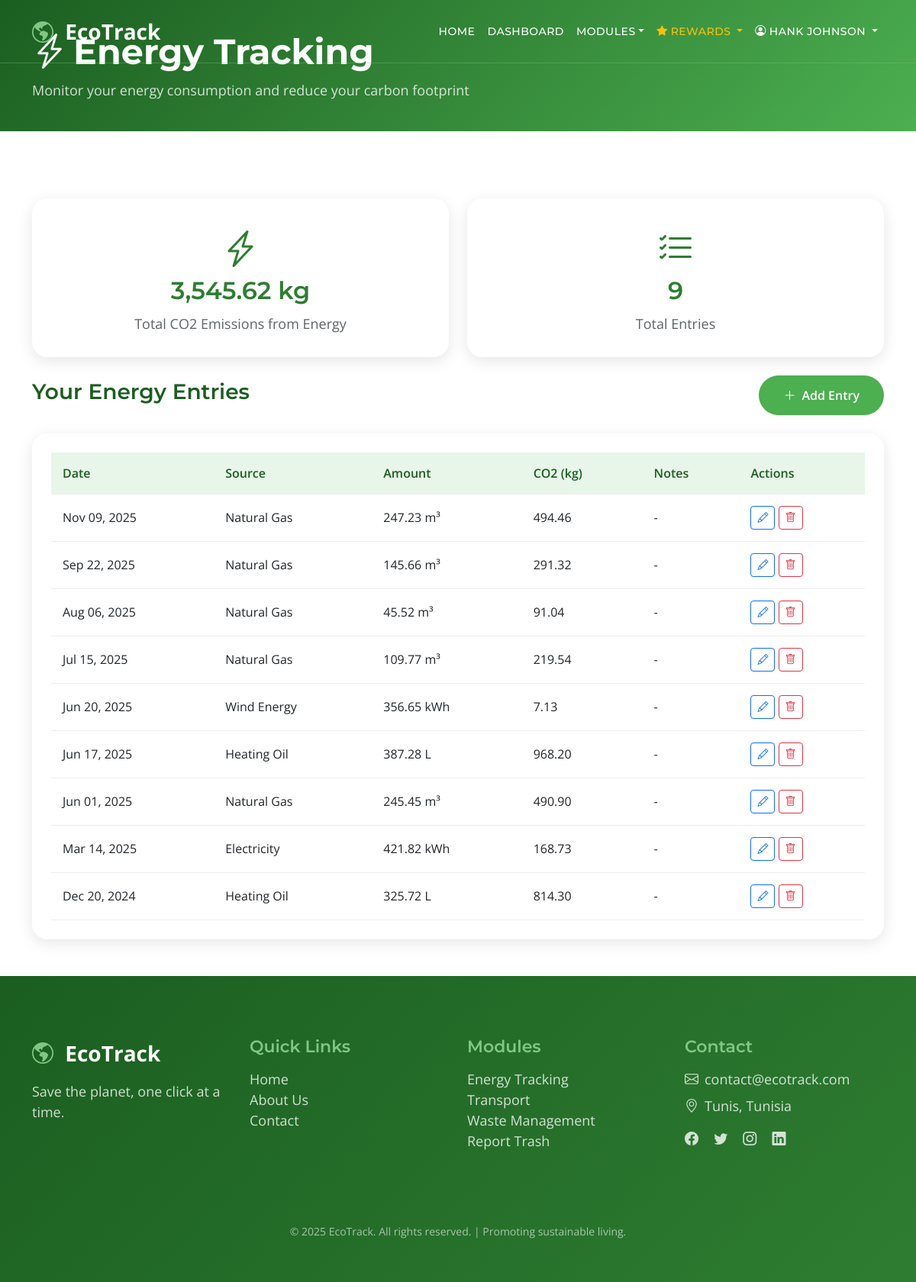
The page /modules/energy/index.php (signed in) on the database its author committed.
### tables this page shows
CREATE TABLE IF NOT EXISTS energy_consumption (
    id INT AUTO_INCREMENT PRIMARY KEY,
    user_id INT,
    source_id INT,
    amount DECIMAL(10,2) NOT NULL,
    date DATE NOT NULL,
    notes TEXT,
    created_at TIMESTAMP DEFAULT CURRENT_TIMESTAMP,
    FOREIGN KEY (user_id) REFERENCES users(id) ON DELETE CASCADE,
    FOREIGN KEY (source_id) REFERENCES energy_sources(id)
);

CREATE TABLE IF NOT EXISTS energy_sources (
    id INT AUTO_INCREMENT PRIMARY KEY,
    name VARCHAR(100) NOT NULL,
    emission_factor DECIMAL(10,4) NOT NULL,
    unit VARCHAR(50) NOT NULL
);

### includes/config.php (called while the page is built, shortened)
<?php
function formatDate($date) {
    return date('M d, Y', strtotime($date));
}
?>

### modules/energy/index.php (the view, shortened to what this page needs)
<?php
require_once '../../includes/config.php';
$userId = $_SESSION['user_id'];
$stmt = $pdo->prepare("SELECT ec.*, es.name as source_name, es.unit, es.emission_factor FROM energy_consumption ec JOIN energy_sources es ON ec.source_id = es.id WHERE ec.user_id = ? ORDER BY ec.date DESC");
$stmt->execute([$userId]);
$entries = $stmt->fetchAll();
$totalEmissions = 0;
foreach ($entries as $entry) {
    $totalEmissions += $entry['amount'] * $entry['emission_factor'];
}
include '../../includes/header.php';
?>
<div class="dashboard-header">
    <div class="container">
        <h2><i class="bi-lightning-charge me-2"></i>Energy Tracking</h2>
        <p>Monitor your energy consumption and reduce your carbon footprint</p>
    </div>
</div>
<section class="py-5">
    <div class="container">
        <div class="row mb-4">
            <div class="col-md-6">
                <div class="stats-card">
                    <i class="bi-lightning-charge"></i>
                    <h3><?php echo number_format($totalEmissions, 2); ?> kg</h3>
                    <p>Total CO2 Emissions from Energy</p>
                </div>
            </div>
            <div class="col-md-6">
                <div class="stats-card">
                    <i class="bi-list-check"></i>
                    <h3><?php echo count($entries); ?></h3>
                    <p>Total Entries</p>
                </div>
            </div>
        </div>
        <div class="d-flex justify-content-between align-items-center mb-4">
            <h4>Your Energy Entries</h4>
            <a href="add.php" class="custom-btn"><i class="bi-plus-lg me-2"></i>Add Entry</a>
        </div>
        <?php if (count($entries) > 0): ?>
        <div class="module-card">
            <div class="module-card-body">
                <div class="table-responsive">
                    <table class="data-table">
                        <thead>
                            <tr>
                                <th>Date</th>
                                <th>Source</th>
                                <th>Amount</th>
                                <th>CO2 (kg)</th>
                                <th>Notes</th>
                                <th>Actions</th>
                            </tr>
                        </thead>
                        <tbody>
                            <?php foreach ($entries as $entry): ?>
                            <tr>
                                <td><?php echo formatDate($entry['date']); ?></td>
                                <td><?php echo htmlspecialchars($entry['source_name']); ?></td>
                                <td><?php echo $entry['amount']; ?> <?php echo $entry['unit']; ?></td>
                                <td><?php echo number_format($entry['amount'] * $entry['emission_factor'], 2); ?></td>
                                <td><?php echo htmlspecialchars($entry['notes'] ?? '-'); ?></td>
                                <td>
                                    <a href="edit.php?id=<?php echo $entry['id']; ?>" class="btn btn-sm btn-outline-primary"><i class="bi-pencil"></i></a>
                                    <a href="index.php?delete=<?php echo $entry['id']; ?>" class="btn btn-sm btn-outline-danger delete-btn"><i class="bi-trash"></i></a>
                                </td>
                            </tr>
                            <?php endforeach; ?>
                        </tbody>
                    </table>
                </div>
            </div>
        </div>
        <?php endif; ?>
    </div>
</section>
<?php include '../../includes/footer.php'; ?>

### css/style.css (style rules this page uses)
:root { --white-color: #ffffff; --primary-color: #2e7d32; --secondary-color: #81c784; --section-bg-color: #e8f5e9; --custom-btn-bg-color: #4caf50; --custom-btn-bg-hover-color: #2e7d32; --dark-color: #1b5e20; --p-color: #5d6368; --border-color: #a5d6a7; --link-hover-color: #1b5e20; --success-color: #4caf50; --warning-color: #ff9800; --danger-color: #f44336; --info-color: #2196f3; --body-font-family: 'Open Sans', sans-serif; --title-font-family: 'Montserrat', sans-serif; --h1-font-size: 58px; --h2-font-size: 46px; --h3-font-size: 32px; --h4-font-size: 28px; --h5-font-size: 24px; --h6-font-size: 22px; --p-font-size: 18px; --menu-font-size: 14px; --btn-font-size: 16px; --copyright-font-size: 14px; --border-radius-large: 100px; --border-radius-medium: 20px; --border-radius-small: 10px; --font-weight-normal: 400; --font-weight-medium: 500; --font-weight-semibold: 600; --font-weight-bold: 700; }
body { background-color: var(--white-color); font-family: var(--body-font-family); }
h2, h3, h4, h5, h6 { color: var(--dark-color); }
h1, h2, h3, h4, h5, h6 { font-family: var(--title-font-family); font-weight: var(--font-weight-semibold); }
h2 { font-size: var(--h2-font-size); font-weight: var(--font-weight-bold); }
h3 { font-size: var(--h3-font-size); }
h4 { font-size: var(--h4-font-size); }
p { color: var(--p-color); font-size: var(--p-font-size); font-weight: var(--font-weight-normal); }
a, button { touch-action: manipulation; transition: all 0.3s; }
a { display: inline-block; color: var(--primary-color); text-decoration: none; }
.custom-btn { background: var(--custom-btn-bg-color); border: 2px solid transparent; border-radius: var(--border-radius-large); color: var(--white-color); font-size: var(--btn-font-size); font-weight: var(--font-weight-semibold); padding: 12px 30px; transition: all 0.3s; }
.stats-card { background: var(--white-color); border-radius: var(--border-radius-medium); padding: 30px; text-align: center; box-shadow: 0 5px 20px rgba(0,0,0,0.1); transition: all 0.3s; }
.stats-card i { font-size: 48px; color: var(--primary-color); margin-bottom: 15px; }
.stats-card h3 { font-size: var(--h3-font-size); color: var(--primary-color); margin-bottom: 10px; }
.stats-card p { margin-bottom: 0; color: var(--p-color); }
.module-card { background: var(--white-color); border-radius: var(--border-radius-medium); overflow: hidden; box-shadow: 0 5px 20px rgba(0,0,0,0.1); transition: all 0.3s; height: 100%; }
.module-card-body { padding: 25px; }
.data-table { width: 100%; border-collapse: collapse; }
.data-table th, .data-table td { padding: 15px; text-align: left; border-bottom: 1px solid #eee; }
.data-table th { background: var(--section-bg-color); color: var(--dark-color); font-weight: var(--font-weight-semibold); }
.dashboard-header { background: linear-gradient(135deg, #1b5e20 0%, #4caf50 100%); padding: 40px 0; margin-bottom: 40px; }
.dashboard-header h2 { color: var(--white-color); margin-bottom: 10px; }
.dashboard-header p { color: rgba(255,255,255,0.8); margin-bottom: 0; }

### rows shown on the page
energy_consumption: date "Nov 09, 2025", source.name "Natural Gas", amount "247.23", source.unit "m³", $entry['amount']*$entry['emission_factor'] "494.46", notes "-"
energy_consumption: date "Sep 22, 2025", source.name "Natural Gas", amount "145.66", source.unit "m³", $entry['amount']*$entry['emission_factor'] "291.32", notes "-"
energy_consumption: date "Aug 06, 2025", source.name "Natural Gas", amount "45.52", source.unit "m³", $entry['amount']*$entry['emission_factor'] "91.04", notes "-"
energy_consumption: date "Jul 15, 2025", source.name "Natural Gas", amount "109.77", source.unit "m³", $entry['amount']*$entry['emission_factor'] "219.54", notes "-"
energy_consumption: date "Jun 20, 2025", source.name "Wind Energy", amount "356.65", source.unit "kWh", $entry['amount']*$entry['emission_factor'] "7.13", notes "-"
energy_consumption: date "Jun 17, 2025", source.name "Heating Oil", amount "387.28", source.unit "L", $entry['amount']*$entry['emission_factor'] "968.20", notes "-"
energy_consumption: date "Jun 01, 2025", source.name "Natural Gas", amount "245.45", source.unit "m³", $entry['amount']*$entry['emission_factor'] "490.90", notes "-"
energy_consumption: date "Mar 14, 2025", source.name "Electricity", amount "421.82", source.unit "kWh", $entry['amount']*$entry['emission_factor'] "168.73", notes "-"
energy_consumption: date "Dec 20, 2024", source.name "Heating Oil", amount "325.72", source.unit "L", $entry['amount']*$entry['emission_factor'] "814.30", notes "-"

### other values the page prints
$_SESSION['user_name'] "HANK JOHNSON"
$totalEmissions "3,545.62"
count($entries) "9"
SITE_SLOGAN "Save the planet, one click at a time."
